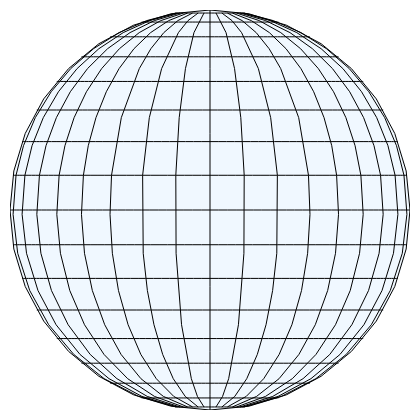

This figure's Vega-Lite source:
### Vega-Lite specification from a JSON file in a GitHub repository (floating-point values rounded to 4 significant figures)
{"$schema": "https://vega.github.io/schema/vega-lite/v6.json", "description": "A globe and its grid: the sphere is one feature, the graticule a transform that draws one, and neither is filled by default.", "width": 200, "height": 200, "projection": {"type": "orthographic", "scale": 100, "translate": [100, 100]}, "layer": [{"data": {"sphere": true}, "mark": {"type": "geoshape", "fill": "aliceblue"}}, {"data": {"graticule": true}, "mark": {"type": "geoshape", "stroke": "black", "strokeWidth": 0.5}}]}
